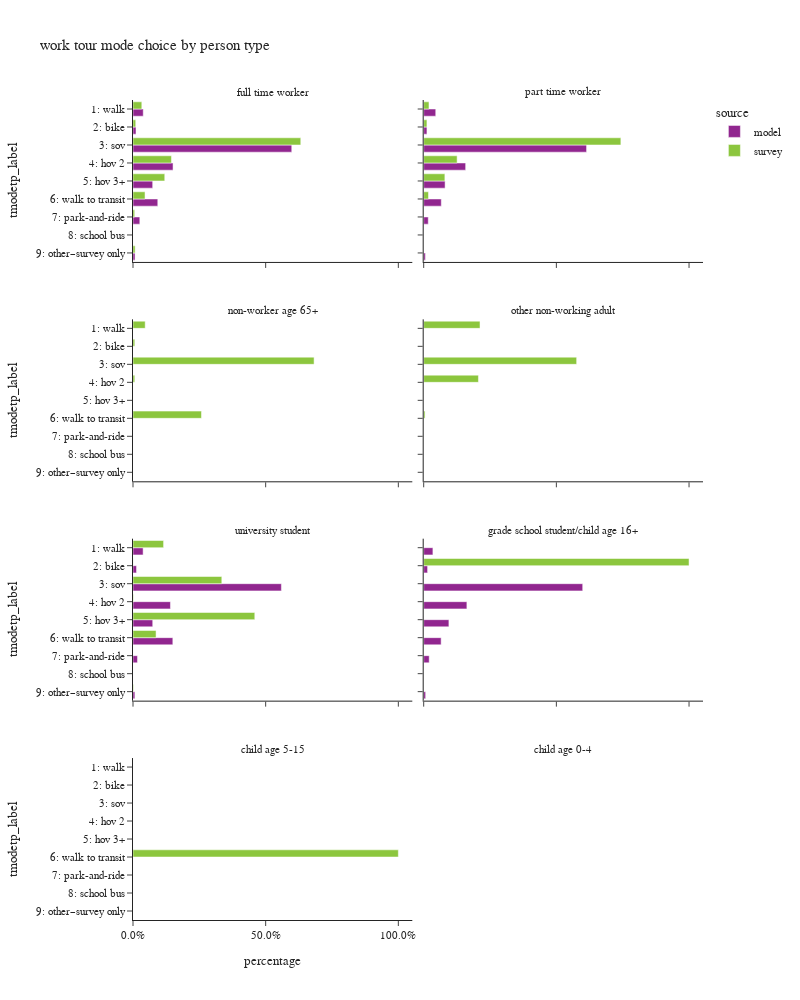

Here is the notebook cell this chart was saved with:
### Code cell
plot_mode_choice(wk_tour,"pptyp_label",
                 {"pptyp_label":["full time worker","part time worker","non-worker age 65+","other non-working adult",
                                 "university student","grade school student/child age 16+","child age 5-15","child age 0-4"],
                  "tmodetp_label":["1: walk","2: bike","3: sov","4: hov 2","5: hov 3+","6: walk to transit",
                                   "7: park-and-ride","8: school bus","9: other–survey only"]},
                 "person type",2,1000)

### Figure 1 — Plotly figure (JSON) as saved in the notebook; plotly's stock layout.template omitted (floating-point values rounded to 4 significant figures)
{"data": [{"alignmentgroup": "True", "customdata": [[49313], [14459], [764845], [192901], [94826], [119408], [32855], [9775]], "hovertemplate": "source=model<br>pptyp_label=full time worker<br>percentage=%{x}<br>tmodetp_label=%{y}<br>sample count=%{customdata[0]}<extra></extra>", "legendgroup": "model", "marker": {"color": "#91268F", "pattern": {"shape": ""}}, "name": "model", "offsetgroup": "model", "orientation": "h", "showlegend": true, "textposition": "auto", "x": [0.03857, 0.01131, 0.5983, 0.1509, 0.07418, 0.09341, 0.0257, 0.007646], "xaxis": "x7", "y": ["1: walk", "2: bike", "3: sov", "4: hov 2", "5: hov 3+", "6: walk to transit", "7: park-and-ride", "9: other–survey only"], "yaxis": "y7", "type": "bar"}, {"alignmentgroup": "True", "customdata": [[5634], [1518], [76210], [19627], [10011], [8237], [2136], [782]], "hovertemplate": "source=model<br>pptyp_label=part time worker<br>percentage=%{x}<br>tmodetp_label=%{y}<br>sample count=%{customdata[0]}<extra></extra>", "legendgroup": "model", "marker": {"color": "#91268F", "pattern": {"shape": ""}}, "name": "model", "offsetgroup": "model", "orientation": "h", "showlegend": false, "textposition": "auto", "x": [0.04538, 0.01223, 0.6138, 0.1581, 0.08063, 0.06634, 0.0172, 0.006299], "xaxis": "x8", "y": ["1: walk", "2: bike", "3: sov", "4: hov 2", "5: hov 3+", "6: walk to transit", "7: park-and-ride", "9: other–survey only"], "yaxis": "y8", "type": "bar"}, {"alignmentgroup": "True", "customdata": [[2563], [892], [37617], [9490], [4998], [10096], [1135], [471]], "hovertemplate": "source=model<br>pptyp_label=university student<br>percentage=%{x}<br>tmodetp_label=%{y}<br>sample count=%{customdata[0]}<extra></extra>", "legendgroup": "model", "marker": {"color": "#91268F", "pattern": {"shape": ""}}, "name": "model", "offsetgroup": "model", "orientation": "h", "showlegend": false, "textposition": "auto", "x": [0.0381, 0.01326, 0.5593, 0.1411, 0.07431, 0.1501, 0.01687, 0.007002], "xaxis": "x3", "y": ["1: walk", "2: bike", "3: sov", "4: hov 2", "5: hov 3+", "6: walk to transit", "7: park-and-ride", "9: other–survey only"], "yaxis": "y3", "type": "bar"}, {"alignmentgroup": "True", "customdata": [[171], [72], [2953], [802], [468], [324], [102], [36]], "hovertemplate": "source=model<br>pptyp_label=grade school student/child age 16+<br>percentage=%{x}<br>tmodetp_label=%{y}<br>sample count=%{customdata[0]}<extra></extra>", "legendgroup": "model", "marker": {"color": "#91268F", "pattern": {"shape": ""}}, "name": "model", "offsetgroup": "model", "orientation": "h", "showlegend": false, "textposition": "auto", "x": [0.0347, 0.01461, 0.5992, 0.1627, 0.09497, 0.06575, 0.0207, 0.007305], "xaxis": "x4", "y": ["1: walk", "2: bike", "3: sov", "4: hov 2", "5: hov 3+", "6: walk to transit", "7: park-and-ride", "9: other–survey only"], "yaxis": "y4", "type": "bar"}, {"alignmentgroup": "True", "customdata": [[118], [86], [789], [141], [66], [219], [16], [10]], "hovertemplate": "source=survey<br>pptyp_label=full time worker<br>percentage=%{x}<br>tmodetp_label=%{y}<br>sample count=%{customdata[0]}<extra></extra>", "legendgroup": "survey", "marker": {"color": "#8CC63E", "pattern": {"shape": ""}}, "name": "survey", "offsetgroup": "survey", "orientation": "h", "showlegend": true, "textposition": "auto", "x": [0.03319, 0.0103, 0.6323, 0.1448, 0.1197, 0.04536, 0.006384, 0.007995], "xaxis": "x7", "y": ["1: walk", "2: bike", "3: sov", "4: hov 2", "5: hov 3+", "6: walk to transit", "7: park-and-ride", "9: other–survey only"], "yaxis": "y7", "type": "bar"}, {"alignmentgroup": "True", "customdata": [[19], [6], [155], [28], [10], [22], [1], [1]], "hovertemplate": "source=survey<br>pptyp_label=part time worker<br>percentage=%{x}<br>tmodetp_label=%{y}<br>sample count=%{customdata[0]}<extra></extra>", "legendgroup": "survey", "marker": {"color": "#8CC63E", "pattern": {"shape": ""}}, "name": "survey", "offsetgroup": "survey", "orientation": "h", "showlegend": false, "textposition": "auto", "x": [0.0199, 0.01216, 0.7431, 0.126, 0.07978, 0.01808, 0.0009814, 5.31e-05], "xaxis": "x8", "y": ["1: walk", "2: bike", "3: sov", "4: hov 2", "5: hov 3+", "6: walk to transit", "7: park-and-ride", "9: other–survey only"], "yaxis": "y8", "type": "bar"}, {"alignmentgroup": "True", "customdata": [[2], [1], [16], [1], [2]], "hovertemplate": "source=survey<br>pptyp_label=non-worker age 65+<br>percentage=%{x}<br>tmodetp_label=%{y}<br>sample count=%{customdata[0]}<extra></extra>", "legendgroup": "survey", "marker": {"color": "#8CC63E", "pattern": {"shape": ""}}, "name": "survey", "offsetgroup": "survey", "orientation": "h", "showlegend": false, "textposition": "auto", "x": [0.04594, 0.006798, 0.6825, 0.00672, 0.258], "xaxis": "x5", "y": ["1: walk", "2: bike", "3: sov", "4: hov 2", "6: walk to transit"], "yaxis": "y5", "type": "bar"}, {"alignmentgroup": "True", "customdata": [[2], [3], [5], [1]], "hovertemplate": "source=survey<br>pptyp_label=other non-working adult<br>percentage=%{x}<br>tmodetp_label=%{y}<br>sample count=%{customdata[0]}<extra></extra>", "legendgroup": "survey", "marker": {"color": "#8CC63E", "pattern": {"shape": ""}}, "name": "survey", "offsetgroup": "survey", "orientation": "h", "showlegend": false, "textposition": "auto", "x": [0.2122, 0.5764, 0.2063, 0.005049], "xaxis": "x6", "y": ["1: walk", "3: sov", "4: hov 2", "6: walk to transit"], "yaxis": "y6", "type": "bar"}, {"alignmentgroup": "True", "customdata": [[5], [1], [13], [1], [2], [9], [1]], "hovertemplate": "source=survey<br>pptyp_label=university student<br>percentage=%{x}<br>tmodetp_label=%{y}<br>sample count=%{customdata[0]}<extra></extra>", "legendgroup": "survey", "marker": {"color": "#8CC63E", "pattern": {"shape": ""}}, "name": "survey", "offsetgroup": "survey", "orientation": "h", "showlegend": false, "textposition": "auto", "x": [0.1153, 0.0004684, 0.3347, 0.001578, 0.459, 0.0869, 0.002044], "xaxis": "x3", "y": ["1: walk", "2: bike", "3: sov", "4: hov 2", "5: hov 3+", "6: walk to transit", "9: other–survey only"], "yaxis": "y3", "type": "bar"}, {"alignmentgroup": "True", "customdata": [[1]], "hovertemplate": "source=survey<br>pptyp_label=grade school student/child age 16+<br>percentage=%{x}<br>tmodetp_label=%{y}<br>sample count=%{customdata[0]}<extra></extra>", "legendgroup": "survey", "marker": {"color": "#8CC63E", "pattern": {"shape": ""}}, "name": "survey", "offsetgroup": "survey", "orientation": "h", "showlegend": false, "textposition": "auto", "x": [1.0], "xaxis": "x4", "y": ["2: bike"], "yaxis": "y4", "type": "bar"}, {"alignmentgroup": "True", "customdata": [[1]], "hovertemplate": "source=survey<br>pptyp_label=child age 5-15<br>percentage=%{x}<br>tmodetp_label=%{y}<br>sample count=%{customdata[0]}<extra></extra>", "legendgroup": "survey", "marker": {"color": "#8CC63E", "pattern": {"shape": ""}}, "name": "survey", "offsetgroup": "survey", "orientation": "h", "showlegend": false, "textposition": "auto", "x": [1.0], "xaxis": "x", "y": ["6: walk to transit"], "yaxis": "y", "type": "bar"}], "layout": {"xaxis": {"anchor": "y", "domain": [0.0, 0.49], "title": {"text": "percentage"}, "tickformat": ".1%"}, "yaxis": {"anchor": "x", "domain": [0.0, 0.1975], "title": {"text": "tmodetp_label"}, "categoryorder": "array", "categoryarray": ["9: other–survey only", "8: school bus", "7: park-and-ride", "6: walk to transit", "5: hov 3+", "4: hov 2", "3: sov", "2: bike", "1: walk"]}, "xaxis2": {"anchor": "y2", "domain": [0.51, 1.0], "matches": "x", "title": {"text": "percentage"}, "tickformat": ".1%"}, "yaxis2": {"anchor": "x2", "domain": [0.0, 0.1975], "matches": "y", "showticklabels": false}, "xaxis3": {"anchor": "y3", "domain": [0.0, 0.49], "matches": "x", "showticklabels": false, "tickformat": ".1%"}, "yaxis3": {"anchor": "x3", "domain": [0.2675, 0.465], "matches": "y", "title": {"text": "tmodetp_label"}, "categoryorder": "array", "categoryarray": ["9: other–survey only", "8: school bus", "7: park-and-ride", "6: walk to transit", "5: hov 3+", "4: hov 2", "3: sov", "2: bike", "1: walk"]}, "xaxis4": {"anchor": "y4", "domain": [0.51, 1.0], "matches": "x", "showticklabels": false, "tickformat": ".1%"}, "yaxis4": {"anchor": "x4", "domain": [0.2675, 0.465], "matches": "y", "showticklabels": false}, "xaxis5": {"anchor": "y5", "domain": [0.0, 0.49], "matches": "x", "showticklabels": false, "tickformat": ".1%"}, "yaxis5": {"anchor": "x5", "domain": [0.535, 0.7325], "matches": "y", "title": {"text": "tmodetp_label"}, "categoryorder": "array", "categoryarray": ["9: other–survey only", "8: school bus", "7: park-and-ride", "6: walk to transit", "5: hov 3+", "4: hov 2", "3: sov", "2: bike", "1: walk"]}, "xaxis6": {"anchor": "y6", "domain": [0.51, 1.0], "matches": "x", "showticklabels": false, "tickformat": ".1%"}, "yaxis6": {"anchor": "x6", "domain": [0.535, 0.7325], "matches": "y", "showticklabels": false}, "xaxis7": {"anchor": "y7", "domain": [0.0, 0.49], "matches": "x", "showticklabels": false, "tickformat": ".1%"}, "yaxis7": {"anchor": "x7", "domain": [0.8025, 1.0], "matches": "y", "title": {"text": "tmodetp_label"}, "categoryorder": "array", "categoryarray": ["9: other–survey only", "8: school bus", "7: park-and-ride", "6: walk to transit", "5: hov 3+", "4: hov 2", "3: sov", "2: bike", "1: walk"]}, "xaxis8": {"anchor": "y8", "domain": [0.51, 1.0], "matches": "x", "showticklabels": false, "tickformat": ".1%"}, "yaxis8": {"anchor": "x8", "domain": [0.8025, 1.0], "matches": "y", "showticklabels": false}, "annotations": [{"font": {}, "showarrow": false, "text": "child age 5-15", "x": 0.245, "xanchor": "center", "xref": "paper", "y": 0.1975, "yanchor": "bottom", "yref": "paper"}, {"font": {}, "showarrow": false, "text": "child age 0-4", "x": 0.755, "xanchor": "center", "xref": "paper", "y": 0.1975, "yanchor": "bottom", "yref": "paper"}, {"font": {}, "showarrow": false, "text": "university student", "x": 0.245, "xanchor": "center", "xref": "paper", "y": 0.465, "yanchor": "bottom", "yref": "paper"}, {"font": {}, "showarrow": false, "text": "grade school student/child age 16+", "x": 0.755, "xanchor": "center", "xref": "paper", "y": 0.465, "yanchor": "bottom", "yref": "paper"}, {"font": {}, "showarrow": false, "text": "non-worker age 65+", "x": 0.245, "xanchor": "center", "xref": "paper", "y": 0.7325, "yanchor": "bottom", "yref": "paper"}, {"font": {}, "showarrow": false, "text": "other non-working adult", "x": 0.755, "xanchor": "center", "xref": "paper", "y": 0.7325, "yanchor": "bottom", "yref": "paper"}, {"font": {}, "showarrow": false, "text": "full time worker", "x": 0.245, "xanchor": "center", "xref": "paper", "y": 1.0, "yanchor": "bottom", "yref": "paper"}, {"font": {}, "showarrow": false, "text": "part time worker", "x": 0.755, "xanchor": "center", "xref": "paper", "y": 1.0, "yanchor": "bottom", "yref": "paper"}], "legend": {"title": {"text": "source"}, "tracegroupgap": 0}, "title": {"text": "work tour mode choice by person type"}, "barmode": "group", "height": 1000, "width": 800}}
